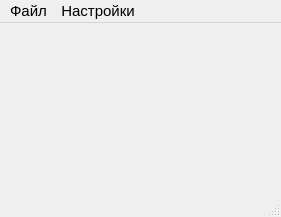
<?xml version="1.0" encoding="UTF-8"?>
<ui version="4.0">
 <class>MainWindow</class>
 <widget class="QMainWindow" name="MainWindow">
  <property name="geometry">
   <rect>
    <x>0</x>
    <y>0</y>
    <width>281</width>
    <height>217</height>
   </rect>
  </property>
  <property name="windowTitle">
   <string>MainWindow</string>
  </property>
  <widget class="QWidget" name="centralwidget"/>
  <widget class="QMenuBar" name="menubar">
   <property name="enabled">
    <bool>true</bool>
   </property>
   <property name="geometry">
    <rect>
     <x>0</x>
     <y>0</y>
     <width>281</width>
     <height>31</height>
    </rect>
   </property>
   <property name="font">
    <font>
     <family>Cantarell</family>
     <pointsize>11</pointsize>
    </font>
   </property>
   <widget class="QMenu" name="menuFile">
    <property name="font">
     <font>
      <family>Cantarell</family>
      <pointsize>11</pointsize>
     </font>
    </property>
    <property name="title">
     <string>Файл</string>
    </property>
    <addaction name="action_addVectorLayer"/>
    <addaction name="action_addRasterLayer"/>
    <addaction name="separator"/>
    <addaction name="action_WMS"/>
    <addaction name="action_WMTS"/>
    <addaction name="action_WFS"/>
    <addaction name="separator"/>
    <addaction name="action_deleteSelectedLayers"/>
   </widget>
   <widget class="QMenu" name="menuSettings">
    <property name="font">
     <font>
      <family>Cantarell</family>
      <pointsize>11</pointsize>
     </font>
    </property>
    <property name="title">
     <string>Настройки</string>
    </property>
    <addaction name="action_setPathSnap"/>
    <addaction name="action_setRoboflowAPI"/>
    <addaction name="action_setCopernicusPassword"/>
    <addaction name="separator"/>
    <addaction name="action_makeScreenshot"/>
   </widget>
   <addaction name="menuFile"/>
   <addaction name="menuSettings"/>
  </widget>
  <widget class="QStatusBar" name="statusbar"/>
  <action name="action_addVectorLayer">
   <property name="text">
    <string>Добавить векторный слой</string>
   </property>
   <property name="font">
    <font/>
   </property>
  </action>
  <action name="action_addRasterLayer">
   <property name="text">
    <string>Добавить растровый слой</string>
   </property>
  </action>
  <action name="action_deleteSelectedLayers">
   <property name="text">
    <string>Удалить выбранные слои</string>
   </property>
  </action>
  <action name="action_setCurrentTime">
   <property name="text">
    <string>Задать начальное время</string>
   </property>
  </action>
  <action name="action_setPathSnap">
   <property name="text">
    <string>Задать путь к SNAP</string>
   </property>
  </action>
  <action name="action_WMS">
   <property name="icon">
    <iconset resource="res.qrc">
     <normaloff>:/res/wms.png</normaloff>:/res/wms.png</iconset>
   </property>
   <property name="text">
    <string>Web Map Service (WMS)</string>
   </property>
  </action>
  <action name="action_WFS">
   <property name="icon">
    <iconset resource="res.qrc">
     <normaloff>:/res/wfs.png</normaloff>:/res/wfs.png</iconset>
   </property>
   <property name="text">
    <string>Web Feature Service (WFS)</string>
   </property>
  </action>
  <action name="action_WMTS">
   <property name="icon">
    <iconset resource="res.qrc">
     <normaloff>:/res/wmts.png</normaloff>:/res/wmts.png</iconset>
   </property>
   <property name="text">
    <string>Web Map Tile Service (WMTS)</string>
   </property>
  </action>
  <action name="action_makeScreenshot">
   <property name="text">
    <string>Сделать скриншот</string>
   </property>
  </action>
  <action name="action_setRoboflowAPI">
   <property name="text">
    <string>Задать API ключ Roboflow</string>
   </property>
  </action>
  <action name="action_setCopernicusPassword">
   <property name="text">
    <string>Задать данные Copernicus</string>
   </property>
  </action>
 </widget>
 <resources>
  <include location="res.qrc"/>
 </resources>
 <connections/>
</ui>
